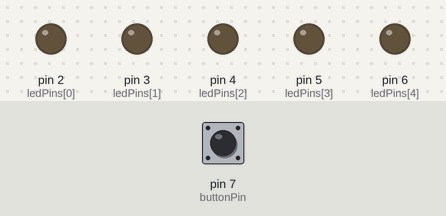
This sketch was run on a simulated Arduino Uno, built with avr-gcc and run on an emulated ATmega328P. Parts: output pins drawn as LEDs (lit = HIGH). The inputs (shaded band) are chosen by the test bench; at power-on: pin 7 (buttonPin) LOW.

Above: at 1.2 s.
1.3 s: pin 7 (buttonPin) pulled HIGH for 0.15 s
At 1.7 s:
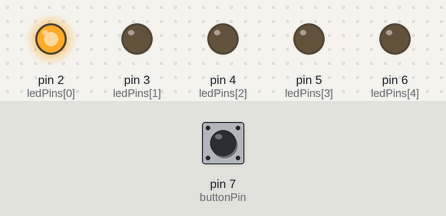
4.4 s: pin 7 (buttonPin) pulled HIGH for 1 s
At 5.3 s:
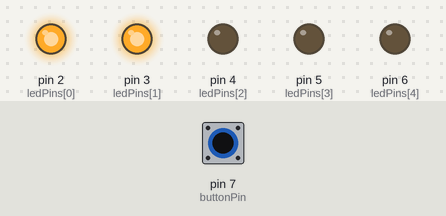
8.4 s: pin 7 (buttonPin) pulled HIGH for 3.2 s
At 9.8 s:
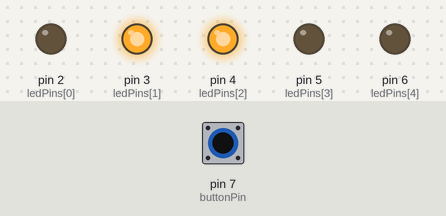
Timing chart, 0 to 15.9 s (numbered marks = the images above; inputs shaded):
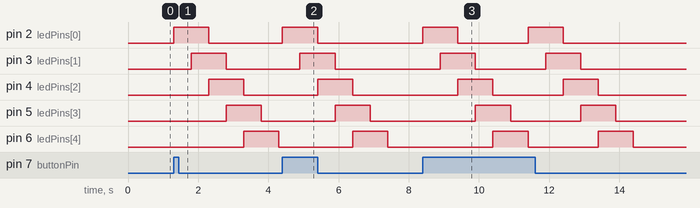

The sketch:

dance_of_light.ino
```cpp
const int ledPins[] = {2, 3, 4, 5, 6};
const int buttonPin = 7;
bool buttonState = LOW;

void setup() {
  for (int i = 0; i < 5; i++) {
    pinMode(ledPins[i], OUTPUT);
  }
  pinMode(buttonPin, INPUT);
}

void loop() {
  buttonState = digitalRead(buttonPin);

  if (buttonState == HIGH) {
    lightSequence();
  }
}

void lightSequence() {
  digitalWrite(ledPins[0], HIGH);
  delay(500);

  digitalWrite(ledPins[1], HIGH);
  delay(500);

  digitalWrite(ledPins[0], LOW);
  digitalWrite(ledPins[2], HIGH);
  delay(500);

  digitalWrite(ledPins[1], LOW);
  digitalWrite(ledPins[3], HIGH);
  delay(500);

  digitalWrite(ledPins[2], LOW);
  digitalWrite(ledPins[4], HIGH);
  delay(500);

  digitalWrite(ledPins[3], LOW);
  delay(500);

  digitalWrite(ledPins[4], LOW);
}
```

Measured:
- after the input at 1.3 s, pin 2 (ledPins[0]): LOW → HIGH at once, → LOW 1.0 s later; pin 3 (ledPins[1]): LOW → HIGH after 0.50 s, → LOW 1.0 s later; pin 4 (ledPins[2]): LOW → HIGH after 1.0 s, → LOW 1.0 s later; pin 5 (ledPins[3]): LOW → HIGH after 1.5 s, → LOW 1.0 s later; pin 6 (ledPins[4]): LOW → HIGH after 2.0 s, → LOW 1.0 s later
- after the input at 4.4 s, pin 2 (ledPins[0]): LOW → HIGH at once, → LOW 1.0 s later; pin 3 (ledPins[1]): LOW → HIGH after 0.50 s, → LOW 1.0 s later; pin 4 (ledPins[2]): LOW → HIGH after 1.0 s, → LOW 1.0 s later; pin 5 (ledPins[3]): LOW → HIGH after 1.5 s, → LOW 1.0 s later; pin 6 (ledPins[4]): LOW → HIGH after 2.0 s, → LOW 1.0 s later
- after the input at 8.4 s, pin 2 (ledPins[0]): alternates HIGH for 1.0 s and LOW for 2.0 s, 4 changes in all, then stays LOW, starting at once; pin 3 (ledPins[1]): alternates HIGH for 1.0 s and LOW for 2.0 s, 4 changes in all, then stays LOW, starting after 0.50 s
